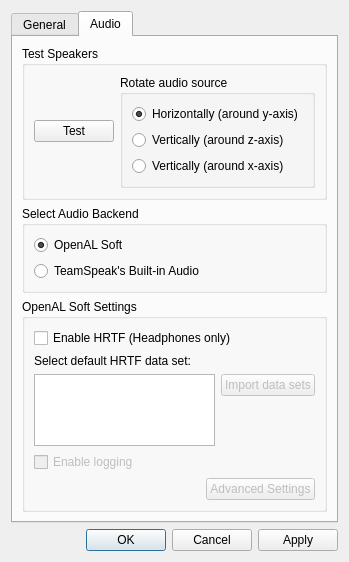
<?xml version="1.0" encoding="UTF-8"?>
<ui version="4.0">
 <class>SettingsDialog</class>
 <widget class="QDialog" name="SettingsDialog">
  <property name="geometry">
   <rect>
    <x>0</x>
    <y>0</y>
    <width>340</width>
    <height>528</height>
   </rect>
  </property>
  <property name="windowTitle">
   <string>TessuMod Settings</string>
  </property>
  <layout class="QVBoxLayout" name="verticalLayout">
   <item>
    <widget class="QTabWidget" name="tabWidget">
     <property name="currentIndex">
      <number>1</number>
     </property>
     <widget class="QWidget" name="tab">
      <attribute name="title">
       <string>General</string>
      </attribute>
      <layout class="QVBoxLayout" name="verticalLayout_3">
       <item>
        <widget class="QCheckBox" name="positionalAudioCheckBox">
         <property name="text">
          <string>Enable Positional Audio</string>
         </property>
         <property name="checked">
          <bool>true</bool>
         </property>
        </widget>
       </item>
       <item>
        <spacer name="verticalSpacer">
         <property name="orientation">
          <enum>Qt::Vertical</enum>
         </property>
         <property name="sizeHint" stdset="0">
          <size>
           <width>20</width>
           <height>40</height>
          </size>
         </property>
        </spacer>
       </item>
      </layout>
     </widget>
     <widget class="QWidget" name="tab_2">
      <attribute name="title">
       <string>Audio</string>
      </attribute>
      <layout class="QVBoxLayout" name="verticalLayout_4">
       <item>
        <widget class="QGroupBox" name="groupBox_3">
         <property name="title">
          <string>Test Speakers</string>
         </property>
         <layout class="QHBoxLayout" name="horizontalLayout_2">
          <item>
           <spacer name="horizontalSpacer">
            <property name="orientation">
             <enum>Qt::Horizontal</enum>
            </property>
            <property name="sizeHint" stdset="0">
             <size>
              <width>40</width>
              <height>20</height>
             </size>
            </property>
           </spacer>
          </item>
          <item>
           <widget class="QPushButton" name="testButton">
            <property name="text">
             <string>Test</string>
            </property>
           </widget>
          </item>
          <item>
           <spacer name="horizontalSpacer_3">
            <property name="orientation">
             <enum>Qt::Horizontal</enum>
            </property>
            <property name="sizeHint" stdset="0">
             <size>
              <width>40</width>
              <height>20</height>
             </size>
            </property>
           </spacer>
          </item>
          <item>
           <widget class="QGroupBox" name="groupBox_4">
            <property name="title">
             <string>Rotate audio source</string>
            </property>
            <layout class="QVBoxLayout" name="verticalLayout_5">
             <item>
              <widget class="QRadioButton" name="rotateYRadioButton">
               <property name="text">
                <string>Horizontally (around y-axis)</string>
               </property>
               <property name="checked">
                <bool>true</bool>
               </property>
              </widget>
             </item>
             <item>
              <widget class="QRadioButton" name="rotateZRadioButton">
               <property name="text">
                <string>Vertically (around z-axis)</string>
               </property>
              </widget>
             </item>
             <item>
              <widget class="QRadioButton" name="rotateXRadioButton">
               <property name="text">
                <string>Vertically (around x-axis)</string>
               </property>
              </widget>
             </item>
            </layout>
           </widget>
          </item>
         </layout>
        </widget>
       </item>
       <item>
        <widget class="QGroupBox" name="groupBox">
         <property name="title">
          <string>Select Audio Backend</string>
         </property>
         <layout class="QVBoxLayout" name="verticalLayout_2">
          <item>
           <widget class="QRadioButton" name="openALRadioButton">
            <property name="text">
             <string>OpenAL Soft</string>
            </property>
            <property name="checked">
             <bool>true</bool>
            </property>
           </widget>
          </item>
          <item>
           <widget class="QRadioButton" name="builtinAudioRadioButton">
            <property name="text">
             <string>TeamSpeak's Built-in Audio</string>
            </property>
           </widget>
          </item>
         </layout>
        </widget>
       </item>
       <item>
        <widget class="QGroupBox" name="openALGroupBox">
         <property name="enabled">
          <bool>true</bool>
         </property>
         <property name="title">
          <string>OpenAL Soft Settings</string>
         </property>
         <layout class="QVBoxLayout" name="verticalLayout_7">
          <item>
           <widget class="QCheckBox" name="enableHrtfCheckBox">
            <property name="text">
             <string>Enable HRTF (Headphones only)</string>
            </property>
           </widget>
          </item>
          <item>
           <widget class="QLabel" name="label">
            <property name="text">
             <string>Select default HRTF data set:</string>
            </property>
           </widget>
          </item>
          <item>
           <layout class="QHBoxLayout" name="horizontalLayout_3">
            <item>
             <widget class="QListView" name="hrtfDataSetListView">
              <property name="toolTip">
               <string>&lt;html&gt;&lt;head/&gt;&lt;body&gt;&lt;p&gt;&lt;span style=&quot; font-weight:600;&quot;&gt;Selecting data set:&lt;/span&gt;&lt;/p&gt;&lt;p&gt;Select a data set from this list and then play the test sound using horizontal rotation. Try to find a data set where the test sound rotates horizontally at same level around you.&lt;/p&gt;&lt;/body&gt;&lt;/html&gt;</string>
              </property>
              <property name="editTriggers">
               <set>QAbstractItemView::NoEditTriggers</set>
              </property>
             </widget>
            </item>
            <item>
             <layout class="QVBoxLayout" name="verticalLayout_6">
              <item>
               <widget class="QPushButton" name="pushButton_2">
                <property name="enabled">
                 <bool>false</bool>
                </property>
                <property name="text">
                 <string>Import data sets</string>
                </property>
               </widget>
              </item>
              <item>
               <spacer name="verticalSpacer_2">
                <property name="orientation">
                 <enum>Qt::Vertical</enum>
                </property>
                <property name="sizeHint" stdset="0">
                 <size>
                  <width>20</width>
                  <height>40</height>
                 </size>
                </property>
               </spacer>
              </item>
             </layout>
            </item>
           </layout>
          </item>
          <item>
           <widget class="QCheckBox" name="enableLoggingCheckBox">
            <property name="enabled">
             <bool>false</bool>
            </property>
            <property name="text">
             <string>Enable logging</string>
            </property>
           </widget>
          </item>
          <item>
           <layout class="QHBoxLayout" name="horizontalLayout">
            <item>
             <spacer name="horizontalSpacer_2">
              <property name="orientation">
               <enum>Qt::Horizontal</enum>
              </property>
              <property name="sizeHint" stdset="0">
               <size>
                <width>40</width>
                <height>20</height>
               </size>
              </property>
             </spacer>
            </item>
            <item>
             <widget class="QPushButton" name="pushButton">
              <property name="enabled">
               <bool>false</bool>
              </property>
              <property name="text">
               <string>Advanced Settings</string>
              </property>
             </widget>
            </item>
           </layout>
          </item>
         </layout>
        </widget>
       </item>
      </layout>
     </widget>
    </widget>
   </item>
   <item>
    <widget class="QDialogButtonBox" name="buttonBox">
     <property name="orientation">
      <enum>Qt::Horizontal</enum>
     </property>
     <property name="standardButtons">
      <set>QDialogButtonBox::Apply|QDialogButtonBox::Cancel|QDialogButtonBox::Ok</set>
     </property>
    </widget>
   </item>
  </layout>
 </widget>
 <resources/>
 <connections>
  <connection>
   <sender>buttonBox</sender>
   <signal>accepted()</signal>
   <receiver>SettingsDialog</receiver>
   <slot>accept()</slot>
   <hints>
    <hint type="sourcelabel">
     <x>227</x>
     <y>296</y>
    </hint>
    <hint type="destinationlabel">
     <x>157</x>
     <y>274</y>
    </hint>
   </hints>
  </connection>
  <connection>
   <sender>buttonBox</sender>
   <signal>rejected()</signal>
   <receiver>SettingsDialog</receiver>
   <slot>reject()</slot>
   <hints>
    <hint type="sourcelabel">
     <x>295</x>
     <y>302</y>
    </hint>
    <hint type="destinationlabel">
     <x>286</x>
     <y>274</y>
    </hint>
   </hints>
  </connection>
 </connections>
 <slots>
  <slot>onPositionalAudioToggled(bool)</slot>
  <slot>onAudioBackendChanged()</slot>
 </slots>
</ui>
